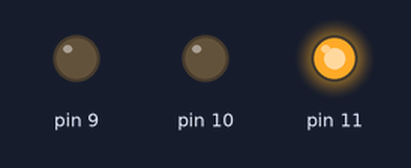
Bench run of a sketch on a simulated Arduino Uno, built with avr-gcc and run on an emulated ATmega328P. Shown: output pins drawn as LEDs (lit = HIGH).

Above: at 0.05 s.
At 1.95 s:
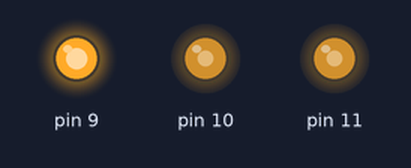
Timing chart, 0 to 4.6 s (numbered marks = the images above):
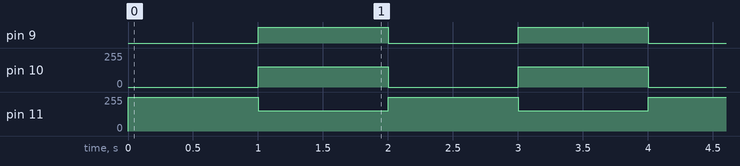

Measured:
- by itself, pin 9: alternates HIGH for 1.0 s and LOW for 1.0 s
- by itself, pin 10: alternates 153/255 for 1.0 s and 0/255 for 1.0 s
- by itself, pin 11: alternates 255/255 for 1.0 s and 153/255 for 1.0 s

The sketch:

RGB.ino
```cpp
int i = 0;
void setup()
{
  pinMode(11, OUTPUT);
  pinMode(10, OUTPUT);
  pinMode(9, OUTPUT);
}

void loop()
{
  analogWrite(11,255);
  analogWrite(10,0);
  analogWrite(9,0);
  delay(1000); //wait for 1 second

  analogWrite(11,153);
  analogWrite(10,153);
  analogWrite(9,255);
  delay(1000); //wait for 1 second
}
```
